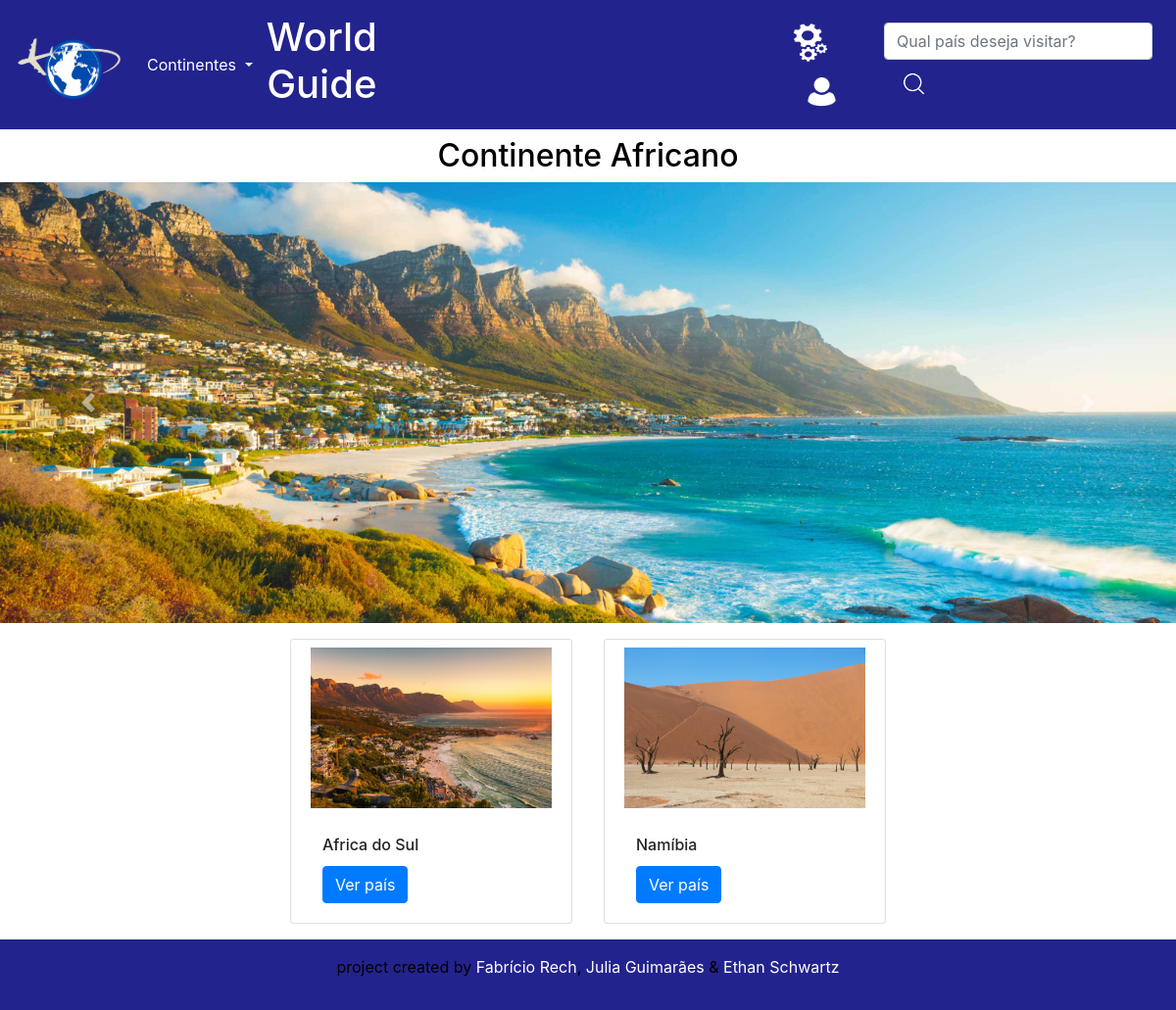
The app's page /africa/Continente/ with its own data.
### africa/models.py (models this page shows, shortened)
class model_africa(models.Model):
    Continente = models.CharField(max_length=100)
    País = models.CharField(max_length=100)
    Descricao = models.CharField(max_length=3000)
    OndeFicar = models.CharField(max_length=1800)
    OndeComer = models.CharField(max_length=1800)
    OndeVisitar = models.CharField(max_length=1800)
    carr = models.ImageField(upload_to='img/%Y/%m/%d/')
    foto = models.ImageField(upload_to='img/%Y/%m/%d/')
    ta_publicado = models.BooleanField(default=False)
    link = models.CharField(max_length=60)

### africa/views.py (the view)
# urls.py: path('Continente/',views.v_contAfr, name='continente'),
def v_contAfr(request):
    cont = models.model_africa.objects.all()
    dicionario = {'cont': cont}
    return render(request,'Africa/paginas/index.html',context=dicionario)

### africa/templates/africa/paginas/index.html (shortened to what this page needs)
{% extends 'global/paginas/continente.html' %}
{% block continente %}
Continente Africano
{% endblock %}

### meus_templates/global/paginas/continente.html (shortened to what this page needs)
{% load static %}
<head>
</head>
{% include 'global/parciais/header.html' %}
<link rel="stylesheet" href="https://cdn.jsdelivr.net/npm/bootstrap@4.0.0/dist/css/bootstrap.min.css">
<div>
  <h2 class="text-center m-2">{% block continente %}{% endblock %}<h2>
</div>
<div id="carouselExampleIndicators" class="carousel slide" data-ride="carousel">
    <div class="carousel-inner">
    {% for item in cont %}
        {% if item.id == 1 %}
      <div class="carousel-item active">
        <a href="./detalhe/{{ item.link }}"><img  class="d-block w-100" src="{{ item.carr.url}}" href="./{{ item.link }}" /></a>
      </div>
      {% else %}
      <div class="carousel-item">
        <a href="./detalhe/{{ item.link }}"><img  class="d-block w-100" src="{{ item.carr.url}}" /></a>
      </div>
      {% endif %}
    {% endfor %}
    </div>
    <a class="carousel-control-prev" href="#carouselExampleIndicators" role="button" data-slide="prev">
      <span class="carousel-control-prev-icon" aria-hidden="true"></span>
    </a>
    <a class="carousel-control-next" href="#carouselExampleIndicators" role="button" data-slide="next">
      <span class="carousel-control-next-icon" aria-hidden="true"></span>
    </a>
  </div>
<div class="row row-cols-3 d-flex justify-content-center">
    {% for item in cont %}
    <div class="card m-3" style="width: 18rem;">
        <img class="card-img-top p-2" src="{{item.foto.url}}" alt="Card image cap">
        <div class="card-body">
            <h6 class="card-title">{{item.País}}</h6>
            <a href="detalhe/{{item.link}}" class="btn btn-primary">Ver país</a>
        </div>
    </div>
    {% endfor %}
</div>
{% include 'global/parciais/footer.html' %}

### meus_statics/global/css/main.css (style rules this page uses)
* { margin: 0; padding: 0; color: black; }

### records on screen
model_africa: carr (picture), foto (picture), País "Africa do Sul"
model_africa: foto (picture), País "Namíbia"
